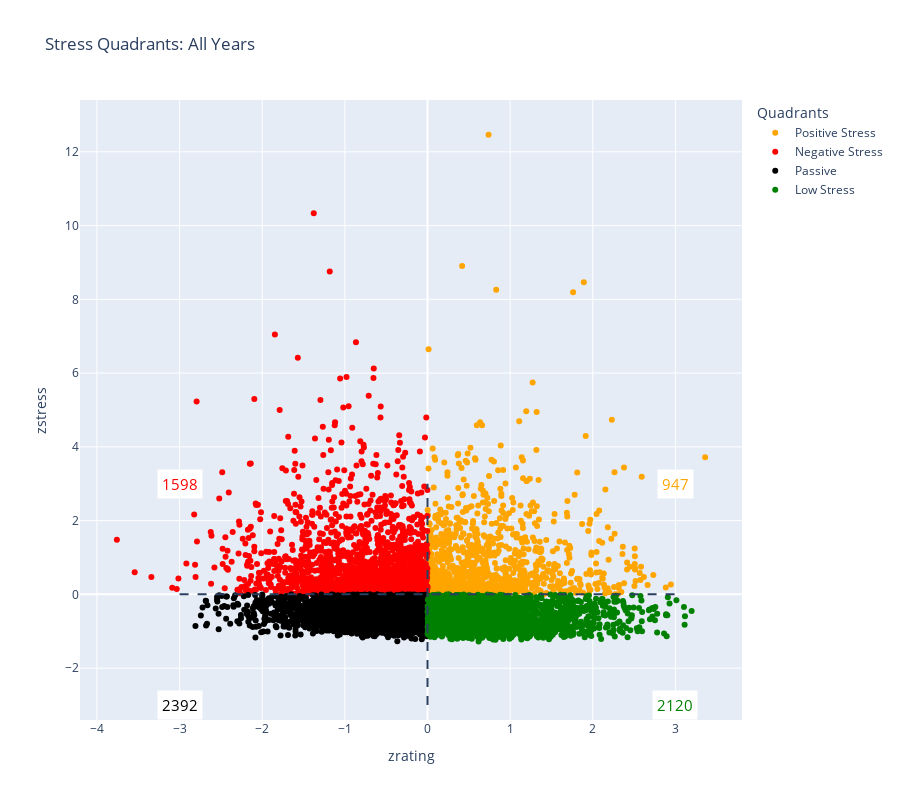

The notebook cell saved with this chart:
### Code cell
plot_quadrants(results, "All Years")

### Figure 1 — Plotly figure (JSON) as saved in the notebook; plotly's stock layout.template omitted (floating-point values rounded to 4 significant figures; data arrays with more than 128 entries replaced by an {"elided": "..."} marker saying what was removed)
{"data": [{"hovertext": {"elided": "947 str values"}, "marker": {"color": "orange"}, "mode": "markers", "name": "Positive Stress", "type": "scatter", "x": {"elided": "947 float values"}, "y": {"elided": "947 float values"}}, {"hovertext": {"elided": "1598 str values"}, "marker": {"color": "red"}, "mode": "markers", "name": "Negative Stress", "type": "scatter", "x": {"elided": "1598 float values"}, "y": {"elided": "1598 float values"}}, {"hovertext": {"elided": "2392 str values"}, "marker": {"color": "black"}, "mode": "markers", "name": "Passive", "type": "scatter", "x": {"elided": "2392 float values"}, "y": {"elided": "2392 float values"}}, {"hovertext": {"elided": "2120 str values"}, "marker": {"color": "green"}, "mode": "markers", "name": "Low Stress", "type": "scatter", "x": {"elided": "2120 float values"}, "y": {"elided": "2120 float values"}}], "layout": {"annotations": [{"bgcolor": "white", "borderpad": 4, "font": {"color": "orange", "size": 15}, "showarrow": false, "text": "947", "x": 3, "y": 3}, {"bgcolor": "white", "borderpad": 4, "font": {"color": "red", "size": 15}, "showarrow": false, "text": "1598", "x": -3, "y": 3}, {"bgcolor": "white", "borderpad": 4, "font": {"color": "black", "size": 15}, "showarrow": false, "text": "2392", "x": -3, "y": -3}, {"bgcolor": "white", "borderpad": 4, "font": {"color": "green", "size": 15}, "showarrow": false, "text": "2120", "x": 3, "y": -3}], "height": 800, "legend": {"title": {"text": "Quadrants"}}, "shapes": [{"line": {"dash": "dash"}, "type": "line", "x0": 0, "x1": 0, "y0": -3, "y1": 3}, {"line": {"dash": "dash"}, "type": "line", "x0": -3, "x1": 3, "y0": 0, "y1": 0}], "title": {"text": "Stress Quadrants: All Years"}, "xaxis": {"title": {"text": "zrating"}}, "yaxis": {"title": {"text": "zstress"}}}}
